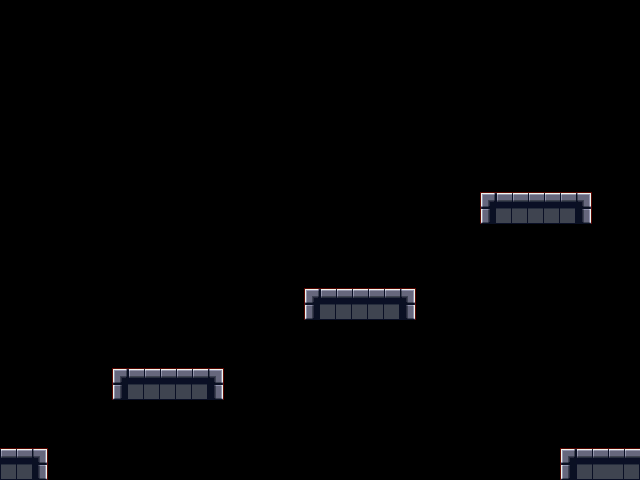

This is a level from a 2D game, rendered from its Tiled map with the project's own tilesets. A one-line summary and the map file follow, with tile-layer data summarised:
An orthogonal 40x30 tile map with 16x16 px tiles, 2 tile layers (collision, room), 2 tilesets.

<map version="1.0" orientation="orthogonal" width="40" height="30" tilewidth="16" tileheight="16">
 <tileset firstgid="1" name="collision" tilewidth="16" tileheight="16">
  <image source="red.png" width="128" height="51" />
 </tileset>
 <tileset firstgid="25" name="walls" tilewidth="16" tileheight="16">
  <image source="fetch.png" width="128" height="64" />
 </tileset>
 <layer name="collision" width="40" height="30">
  <data>[1200 cells, 58 non-empty, 1 distinct tile ids]</data>
 </layer>
 <layer name="room" width="40" height="30">
  <data>[1200 cells, 58 non-empty, 7 distinct tile ids]</data>
 </layer>
</map>
